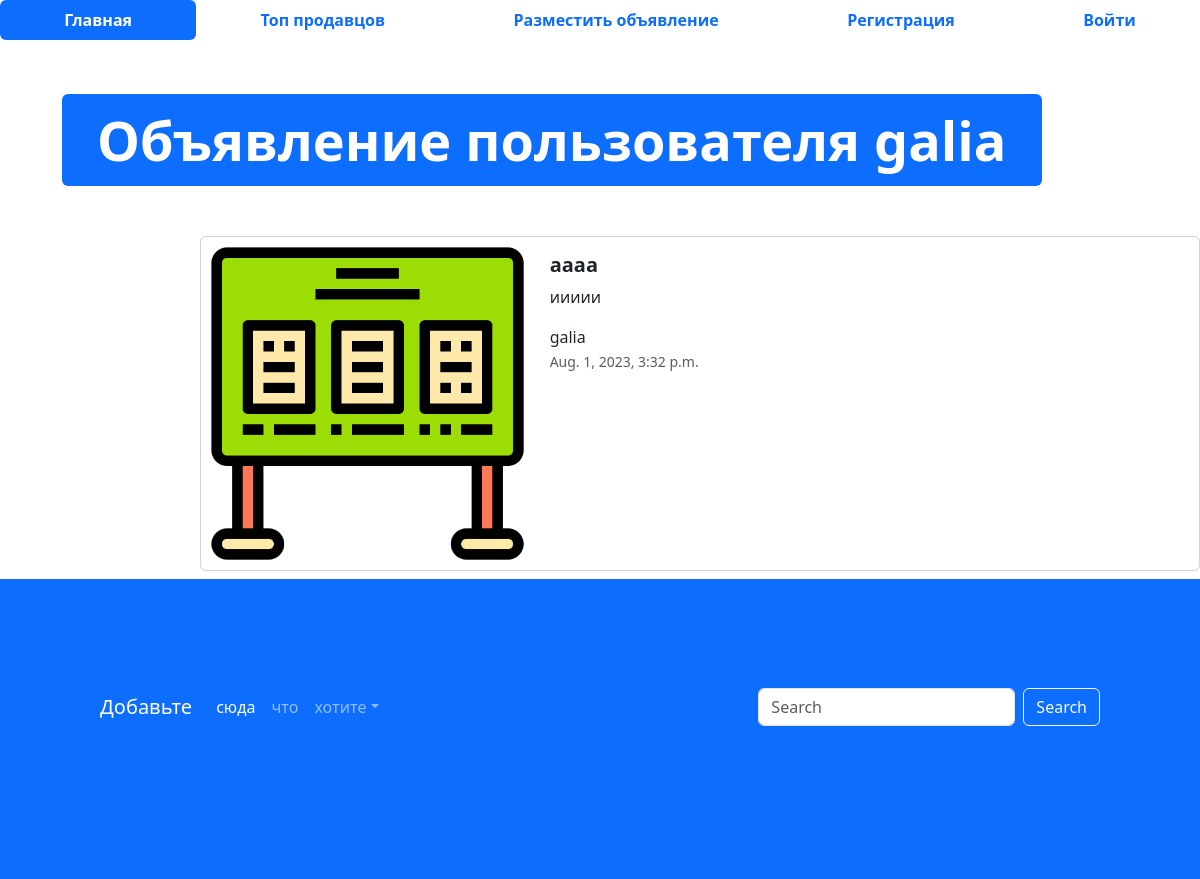
The app's page /advertisement/3, older data.
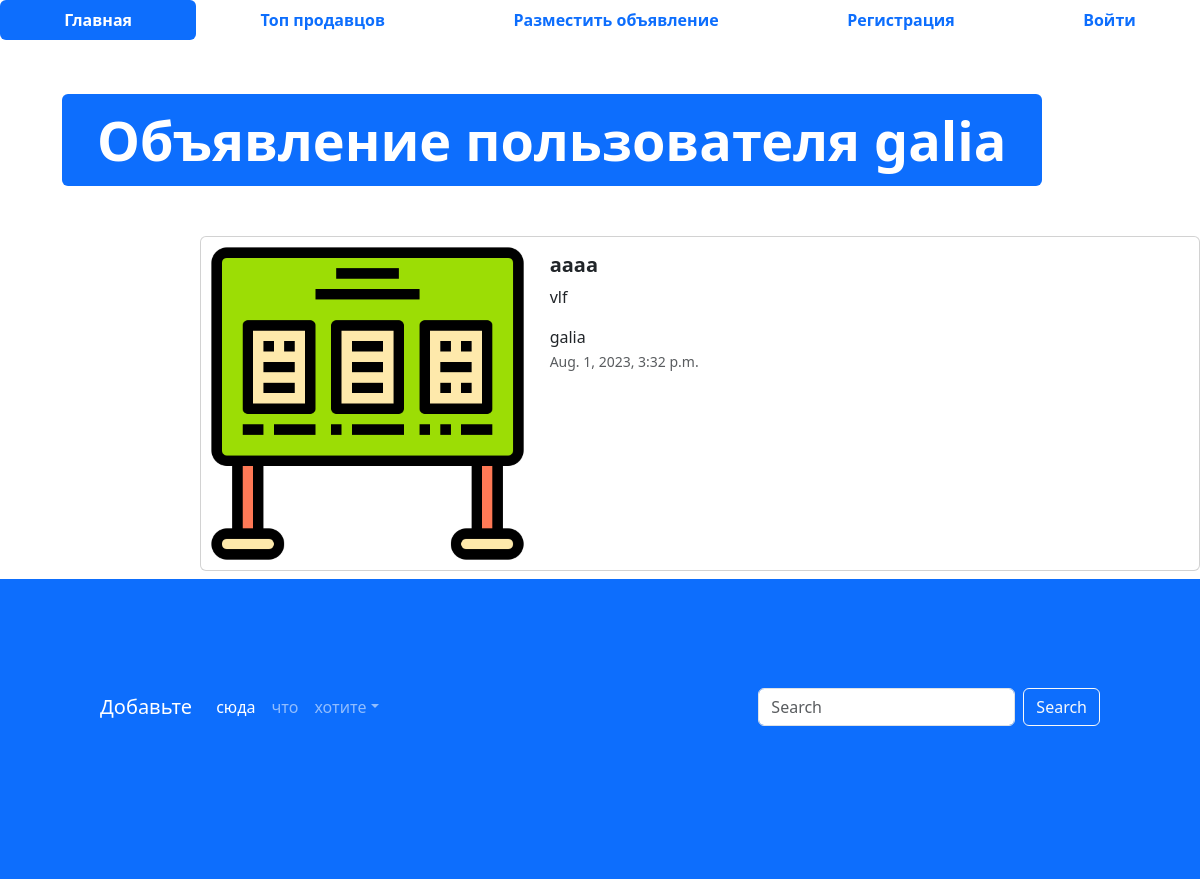
The same page, newer data.
### app_advertisements/models.py (models this page shows, shortened)
class Advertisements(models.Model):
    title = models.CharField("Заголовок", max_length=128)
    description = models.TextField("Описание")
    price = models.DecimalField("Цена", max_digits=10, decimal_places=2)
    auction = models.BooleanField("Торг", help_text="Отметьте, если торг уместен")
    created_at = models.DateTimeField(auto_now_add=True)
    update_at = models.DateTimeField(auto_now=True)
    user = models.ForeignKey(User, verbose_name='пользователь', on_delete=models.CASCADE)
    image = models.ImageField('Изображение', upload_to='advertisements/')

### app_advertisements/views.py (the view)
# urls.py: path('advertisement/<int:pk>', advertisement_detail, name='adv-detail')
def advertisement_detail(request, pk):
    advertisement = Advertisements.objects.get(id=pk)
    context = {
        'advertisement': advertisement
    }
    return render(request, 'app_advertisements/advertisement.html', context)

### templates/app_advertisements/advertisement.html (shortened to what this page needs)
{% extends 'base.html' %}
{% load static %}
{% block content %}
<ul class="nav nav-pills sticky-top bg-white nav-fill">
  <li class="nav-item">
    <a class="nav-link active" aria-current="page" href="{% url 'main-page' %}">
      <span style="font-weight: bold;">Главная</span>
    </a>
  </li>
  <li class="nav-item">
    <a class="nav-link" href="{% url 'top-sellers' %}"><span style="font-weight: bold;">Топ продавцов</span>
    </a>
  </li>
  <li class="nav-item">
    <a class="nav-link" href="{% url 'adv-post' %}">
      <span style="font-weight: bold;">Разместить объявление</span>
    </a>
  </li>
  {% if not user.is_authenticated %}
  <li class="nav-item">
    <a class="nav-link" href="{% url 'register' %}">
      <span style="font-weight: bold;">Регистрация</span>
    </a>
  </li>
  <li class="nav-item">
    <a class="nav-link" href="{% url 'login' %}">
      <span style="font-weight: bold;">Войти</span>
    </a>
  </li>
  {% endif %}
</ul>
  <div class="container" style="margin: 50px;">
    <div class="display-2">
      <span class="badge bg-primary">Объявление пользователя {{ advertisement.user }}</span>
    </div>
  </div>
  <div class="col offset-2">
    <div class="card mb-2" style="max-width: 1200px; margin-top: 20px;">
      <div class="row g-0">
        <div class="col-md-4">
          <a href="{{ adv.get_absolute_url }}" class="nav-link">
            <img src="{% if advertisements.image %} {{ advertisements.image.url }} {% else %} {% static 'img/item.png' %} {% endif %}" class="img-fluid rounded-start" alt="Card title">
          </a>
        </div>
        <div class="col">
          <div class="card-body">
            <h5 class="card-title">
              <a href="#" class="nav-link"><strong>{{ advertisement.title }}</strong></a>
            </h5>
            <p class="card-text">
              {{ advertisement.description }}
            </p>
            <span>{{ advertisement.user }}</span>
            <p class="card-text"><small class="text-muted">{{ advertisement.created_at }}</small></p>
          </div>
        </div>
      </div>
    </div>
  </div>
  <footer style="padding: 100px; min-height: 300px;" class="bg-primary">
    <nav class="navbar navbar-expand-sm navbar-dark">
      <a class="navbar-brand" href="#">Добавьте</a>
      <div class="collapse navbar-collapse" id="collapsibleNavId">
        <ul class="navbar-nav me-auto mt-2 mt-lg-0">
          <li class="nav-item">
            <a class="nav-link active" href="#" aria-current="page">сюда</a>
          </li>
          <li class="nav-item">
            <a class="nav-link" href="#">что</a>
          </li>
          <li class="nav-item dropdown">
            <a class="nav-link dropdown-toggle" href="#" id="dropdownId" data-bs-toggle="dropdown" aria-haspopup="true"
              aria-expanded="false">хотите</a>
          </li>
        </ul>
        <form class="d-flex my-2 my-lg-0">
          <input class="form-control me-sm-2" type="text" placeholder="Search">
          <button class="btn btn-outline-light my-2 my-sm-0" type="submit">Search</button>
        </form>
      </div>
    </nav>
  </footer>
</body>
{% endblock %}

Row changes from the older to the newer data that the page shows:
changed Advertisements "аааа": description "иииии" → "vlf"
